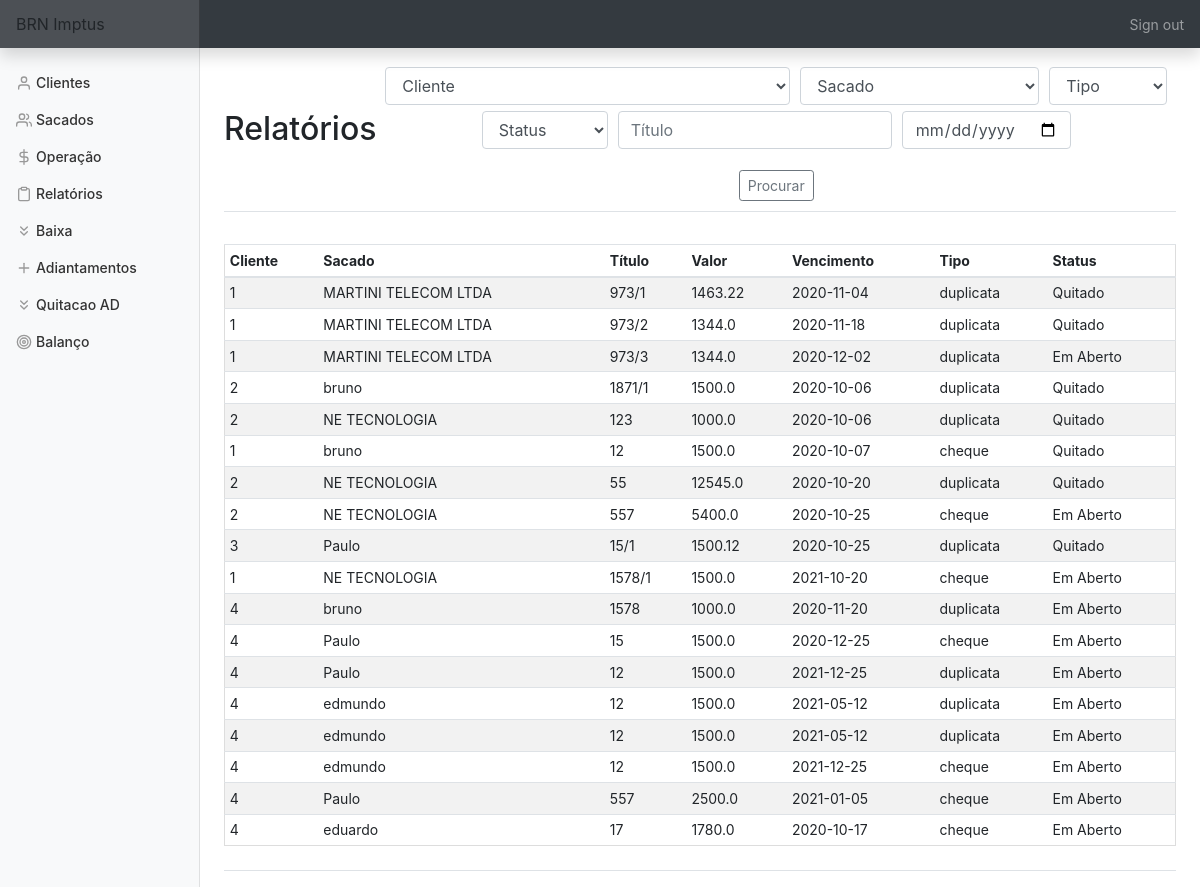
The page /relatorios (signed in) on the database as committed earlier.
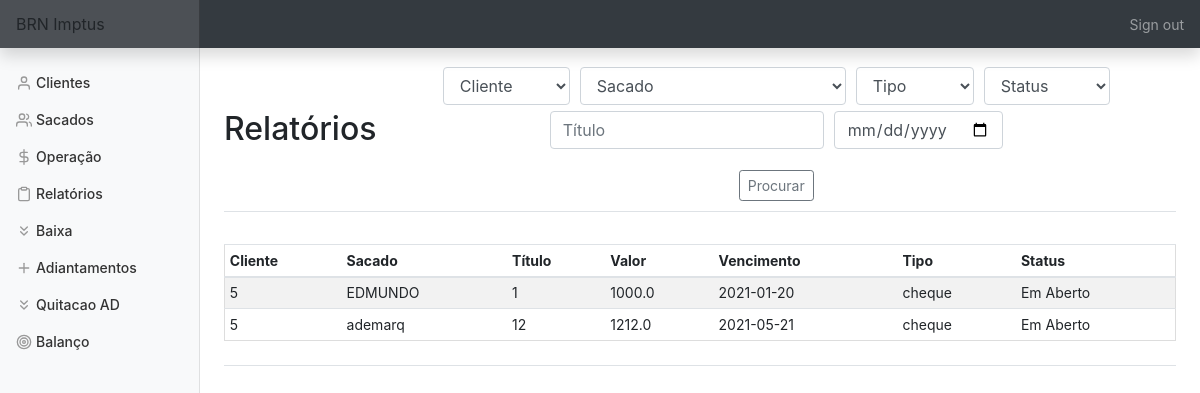
The same page on the database as committed later.
### tables this page shows
CREATE TABLE titulo (
    cliente_id INTEGER,
    sacado_id INTEGER,
    bordero INTEGER,
    titulo TEXT,
    vencimento DATE,
    valor FLOAT, 
    dt_negoc DATE,
    tipo TEXT,
    status TEXT,
    dt_baixa DATE, nm_sac TEXT,
    FOREIGN KEY (cliente_id) REFERENCES clientes(id),
    FOREIGN KEY (sacado_id) REFERENCES sacados(id));

### app.py (the view, shortened to what this page needs)
@app.route('/relatorios', methods=['GET', 'POST'])
@login_required
def relatorios():
    con = sqlite3.connect('brn.db')
    con.row_factory = sqlite3.Row
    cur = con.cursor()
    cliente = cur.execute('SELECT nome FROM clientes')
    cliente = cur.fetchall()
    sacado = cur.execute('SELECT nome FROM sacados')
    sacado = cur.fetchall()
    tit = cur.execute('SELECT * FROM titulo')
    tit = cur.fetchall()
    if request.method == "GET":
        return render_template('/relatorios.html', cliente=cliente, sacado=sacado, titulo=tit)

### app.py (called while the page is built)
@app.after_request
def after_request(response):
    response.headers["Cache-Control"] = "no-cache, no-store, must-revalidate"
    response.headers["Expires"] = 0
    response.headers["Pragma"] = "no-cache"
    return response

### helper.py (called while the page is built)
def login_required(f):
    @wraps(f)
    def decorated_function(*args, **kwargs):
        if session.get("user_id") is None:
            return redirect("/login")
        return f(*args, **kwargs)
    return decorated_function

### templates/relatorios.html (shortened to what this page needs)
{% extends "layout.html" %}
{% block main %}
    <div class='d-flex justify-content-between flex-warp flex-md-nowrap align-items-center pt-3 pb-2 mb-3 border-bottom'>
        <h1 class='h2'>Relatórios</h1>
            <form action='relatorios' method='POST'>
                <div class='form-group'>
                        <select class="form-control" name="cliente">
                            <option disabled selected value>Cliente</option>
                        </select>
                        <select class="form-control" name="sacado">
                            <option disabled selected value>Sacado</option>
                        </select>
                        <select class='form-control' name='tipo'>
                            <option select value>Tipo</option>
                        </select>
                        <select class='form-control' name='status'>
                            <option select value>Status</option>
                        </select>
                        <input name='titulo' autofocus class='form-control' placeholder='Título' type='text'>
                        <input name='vencimento' autofocus class='form-control' placeholder='Vencimento' type='date'>
                </div>
                <button type='submit' class='btn btn-sm btn-outline-secondary'>Procurar</button>
            </form>
    </div>
    <div class='d-flex justify-content-between flex-warp flex-md-nowrap align-items-center pt-3 pb-2 mb-3 border-bottom'>
        <div class='table-responsive'>
            <table class='table table-striped table-sm'>
                <thead>
                    <tr>
                        <th>Cliente</th>
                        <th>Sacado</th>
                        <th>Título</th>
                        <th>Valor</th>
                        <th>Vencimento</th>
                        <th>Tipo</th>
                        <th>Status</th>
                    </tr>
                </thead>
                <tbody>
                    {% for row in titulo %}
                        <tr>
                            <td>{{ row['cliente_id'] }}</td>
                            <td>{{ row['nm_sac'] }}</td>
                            <td>{{ row['titulo'] }}</td>
                            <td>{{ row['valor'] }}</td>
                            <td>{{ row['vencimento'] }}</td>
                            <td>{{ row['tipo'] }}</td>
                            <td>{{ row['status'] }}</td>
                        </tr>
                    {% endfor %}
                </tbody>
            </table>
        </div>
    </div>
{% endblock %}

Rows that differ between the two databases and show on the page:
removed titulo: cliente_id "1", nm_sac "MARTINI TELECOM LTDA", titulo "973/1", valor "1463.22", vencimento "2020-11-04", tipo "duplicata", status "Quitado"
removed titulo: cliente_id "1", nm_sac "MARTINI TELECOM LTDA", titulo "973/2", valor "1344.0", vencimento "2020-11-18", tipo "duplicata", status "Quitado"
removed titulo: cliente_id "1", nm_sac "MARTINI TELECOM LTDA", titulo "973/3", valor "1344.0", vencimento "2020-12-02", tipo "duplicata", status "Em Aberto"
removed titulo: cliente_id "2", nm_sac "bruno", titulo "1871/1", valor "1500.0", vencimento "2020-10-06", tipo "duplicata", status "Quitado"
removed titulo: cliente_id "2", nm_sac "NE TECNOLOGIA", titulo "123", valor "1000.0", vencimento "2020-10-06", tipo "duplicata", status "Quitado"
removed titulo: cliente_id "1", nm_sac "bruno", titulo "12", valor "1500.0", vencimento "2020-10-07", tipo "cheque", status "Quitado"
removed titulo: cliente_id "2", nm_sac "NE TECNOLOGIA", titulo "55", valor "12545.0", vencimento "2020-10-20", tipo "duplicata", status "Quitado"
removed titulo: cliente_id "2", nm_sac "NE TECNOLOGIA", titulo "557", valor "5400.0", vencimento "2020-10-25", tipo "cheque", status "Em Aberto"
removed titulo: cliente_id "3", nm_sac "Paulo", titulo "15/1", valor "1500.12", vencimento "2020-10-25", tipo "duplicata", status "Quitado"
removed titulo: cliente_id "1", nm_sac "NE TECNOLOGIA", titulo "1578/1", valor "1500.0", vencimento "2021-10-20", tipo "cheque", status "Em Aberto"
removed titulo: cliente_id "4", nm_sac "bruno", titulo "1578", valor "1000.0", vencimento "2020-11-20", tipo "duplicata", status "Em Aberto"
removed titulo: cliente_id "4", nm_sac "Paulo", titulo "15", valor "1500.0", vencimento "2020-12-25", tipo "cheque", status "Em Aberto"
removed titulo: cliente_id "4", nm_sac "Paulo", titulo "12", valor "1500.0", vencimento "2021-12-25", tipo "duplicata", status "Em Aberto"
removed titulo: cliente_id "4", nm_sac "edmundo", titulo "12", valor "1500.0", vencimento "2021-05-12", tipo "duplicata", status "Em Aberto"
removed titulo: cliente_id "4", nm_sac "edmundo", titulo "12", valor "1500.0", vencimento "2021-05-12", tipo "duplicata", status "Em Aberto"
removed titulo: cliente_id "4", nm_sac "edmundo", titulo "12", valor "1500.0", vencimento "2021-12-25", tipo "cheque", status "Em Aberto"
removed titulo: cliente_id "4", nm_sac "Paulo", titulo "557", valor "2500.0", vencimento "2021-01-05", tipo "cheque", status "Em Aberto"
removed titulo: cliente_id "4", nm_sac "eduardo", titulo "17", valor "1780.0", vencimento "2020-10-17", tipo "cheque", status "Em Aberto"
added titulo: cliente_id "5", nm_sac "EDMUNDO", titulo "1", valor "1000.0", vencimento "2021-01-20", tipo "cheque", status "Em Aberto"
added titulo: cliente_id "5", nm_sac "ademarq", titulo "12", valor "1212.0", vencimento "2021-05-21", tipo "cheque", status "Em Aberto"
